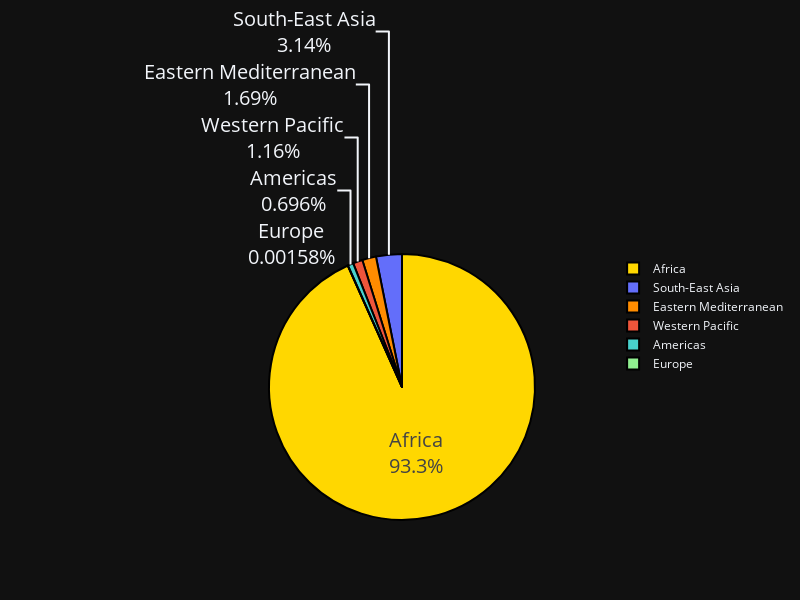

Source (notebook cell):
### Code cell
import plotly.graph_objects as go
colors = ['gold', 'mediumturquoise', 'darkorange', 'lightgreen']

fig = go.Figure(data=[go.Pie(labels=who_group["WHO Region"],
                                 values=who_group['No. of deaths'])])
fig.update_traces(hoverinfo='label+percent', textinfo='label+percent',textfont_size=20,
                  marker=dict(colors=colors, line=dict(color='#000000', width=2)))
fig.update_layout(width=800,
    height=600)
fig.show()

### Figure 1 — Plotly figure (JSON) as saved in the notebook; plotly's stock layout.template omitted (floating-point values rounded to 4 significant figures)
{"data": [{"hoverinfo": "label+percent", "labels": ["Africa", "Americas", "Eastern Mediterranean", "Europe", "South-East Asia", "Western Pacific"], "marker": {"colors": ["gold", "mediumturquoise", "darkorange", "lightgreen"], "line": {"color": "#000000", "width": 2}}, "textfont": {"size": 20}, "textinfo": "label+percent", "type": "pie", "values": [1480850, 11039, 26764, 25, 49802, 18330]}], "layout": {"height": 600, "width": 800}}
